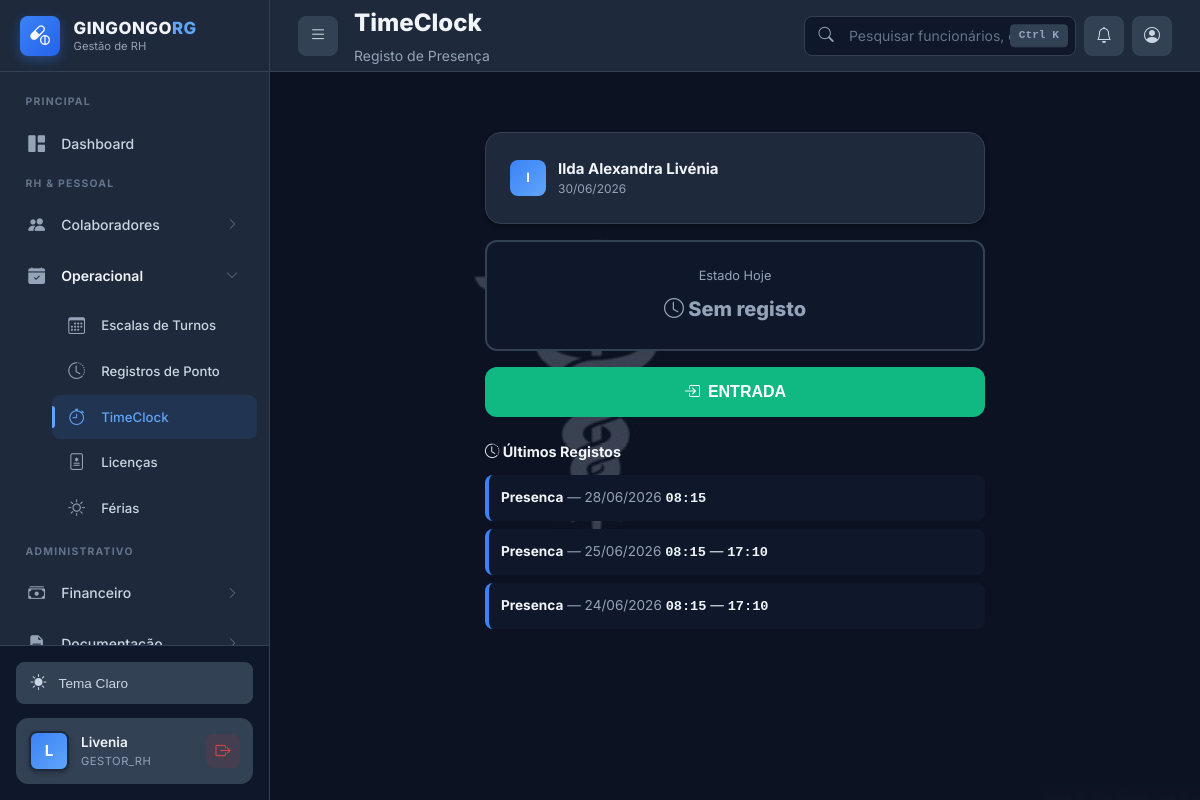
Page /timeclock.php (signed in) on the committed database.
### tables this page shows
CREATE TABLE IF NOT EXISTS funcionarios (
    id INT AUTO_INCREMENT PRIMARY KEY,
    nome_completo VARCHAR(200) NOT NULL,
    bi VARCHAR(30) NOT NULL UNIQUE,
    data_nascimento DATE NOT NULL,
    sexo ENUM('M', 'F', 'Outro') NOT NULL,
    telefone VARCHAR(20),
    email VARCHAR(100),
    endereco TEXT,

     
    departamento_id INT NOT NULL,
    cargo_id INT NOT NULL,
    data_admissao DATE NOT NULL,
    data_demissao DATE NULL,
    tipo_contrato ENUM('Tempo_Indeterminado', 'Tempo_Determinado', 'Estagio', 'Temporario') DEFAULT 'Tempo_Indeterminado',
    status ENUM('ativo', 'ferias', 'afastado', 'demitido') DEFAULT 'ativo',

     
    salario_atual DECIMAL(10, 2) NOT NULL,
    banco VARCHAR(100),
    agencia VARCHAR(20),
    conta VARCHAR(30),
    iban VARCHAR(50) NULL,
    nif_angolano VARCHAR(20) NULL,
    foto VARCHAR(500) NULL,
    
     
    usuario_id INT NULL,
    
     
    created_at TIMESTAMP DEFAULT CURRENT_TIMESTAMP,
    updated_at TIMESTAMP DEFAULT CURRENT_TIMESTAMP ON UPDATE CURRENT_TIMESTAMP,
    
     
    FOREIGN KEY (departamento_id) REFERENCES departamentos(id) ON DELETE RESTRICT,
    FOREIGN KEY (cargo_id) REFERENCES cargos(id) ON DELETE RESTRICT,
    FOREIGN KEY (usuario_id) REFERENCES usuarios(id) ON DELETE SET NULL,
    
     
    INDEX idx_bi (bi),
    INDEX idx_nome (nome_completo),
    INDEX idx_status (status),
    INDEX idx_departamento (departamento_id),
    INDEX idx_cargo (cargo_id),
    INDEX idx_data_admissao (data_admissao)
);

CREATE TABLE IF NOT EXISTS usuarios (
    id INT AUTO_INCREMENT PRIMARY KEY,
    username VARCHAR(50) NOT NULL UNIQUE,
    password_hash VARCHAR(255) NOT NULL,
    nome VARCHAR(200) NULL,
    email VARCHAR(100) NULL,
    foto VARCHAR(500) NULL,
    tipo_acesso ENUM('super_admin', 'admin', 'gestor_rh', 'funcionario_rh', 'lider_farmaceutico', 'funcionario') NOT NULL DEFAULT 'funcionario',
    ativo BOOLEAN DEFAULT TRUE,
    ultimo_login TIMESTAMP NULL,
    created_at TIMESTAMP DEFAULT CURRENT_TIMESTAMP,
    updated_at TIMESTAMP DEFAULT CURRENT_TIMESTAMP ON UPDATE CURRENT_TIMESTAMP,
    INDEX idx_username (username),
    INDEX idx_tipo_acesso (tipo_acesso),
    INDEX idx_ativo (ativo)
);

CREATE TABLE IF NOT EXISTS registros_ponto (
    id INT AUTO_INCREMENT PRIMARY KEY,
    funcionario_id INT NOT NULL,
    data DATE NOT NULL,
    hora_entrada TIME,
    hora_saida TIME,
    tipo ENUM('presenca', 'falta_justificada', 'falta_injustificada', 'atestado', 'ferias') DEFAULT 'presenca',
    justificativa TEXT,
    horas_trabalhadas DECIMAL(4, 2) AS (
        CASE 
            WHEN hora_entrada IS NOT NULL AND hora_saida IS NOT NULL 
            THEN TIMESTAMPDIFF(MINUTE, hora_entrada, hora_saida) / 60.0
            ELSE 0
        END
    ) STORED,
    
    created_at TIMESTAMP DEFAULT CURRENT_TIMESTAMP,
    updated_at TIMESTAMP DEFAULT CURRENT_TIMESTAMP ON UPDATE CURRENT_TIMESTAMP,
    
    FOREIGN KEY (funcionario_id) REFERENCES funcionarios(id) ON DELETE CASCADE,
    
    UNIQUE KEY unique_funcionario_data (funcionario_id, data),
    INDEX idx_data (data),
    INDEX idx_tipo (tipo),
    INDEX idx_funcionario_data (funcionario_id, data)
);

### public/timeclock.php (the view, shortened to what this page needs)
<?php
$auth = new Auth();
$auth->requireAuth();
$userId = $auth->getUserId();
$db = Database::getInstance()->getConnection();
$stmt = $db->prepare("SELECT f.*, u.id as user_id, u.tipo_acesso FROM funcionarios f JOIN usuarios u ON f.usuario_id = u.id WHERE u.id = ?");
$stmt->execute([$userId]);
$employee = $stmt->fetch();
$today = date('Y-m-d');
$stmt = $db->prepare("SELECT * FROM registros_ponto WHERE funcionario_id = ? AND data = ?");
$stmt->execute([$employee['id'], $today]);
$todayRecord = $stmt->fetch();
$stmt = $db->prepare("SELECT * FROM registros_ponto WHERE funcionario_id = ? ORDER BY data DESC, hora_entrada DESC LIMIT 5");
$stmt->execute([$employee['id']]);
$recent_logs = $stmt->fetchAll();
?>
<!DOCTYPE html>
<html lang="pt-BR">
<head>
    <link rel="stylesheet" href="https://cdn.jsdelivr.net/npm/bootstrap-icons@1.11.3/font/bootstrap-icons.min.css">
    <link rel="stylesheet" href="css/style-2026.css">
</head>
<body class="dashboard-body">
    <div class="app-wrapper">
        <?php include 'includes/sidebar.php'; ?>
        <div class="main-area" id="mainArea">
            <?php include 'includes/topbar.php'; ?>
            <div class="content-body">
                <div class="tc-container">
                    <div class="card mb-3">
                        <div class="card-body">
                            <div style="display: flex; align-items: center; gap: 0.75rem;">
                                <div class="user-avatar-sm"><?php echo strtoupper(substr($employee['nome_completo'], 0, 1)); ?></div>
                                <div>
                                    <strong><?php echo htmlspecialchars($employee['nome_completo']); ?></strong>
                                    <div style="font-size: 0.75rem; color: var(--text-muted);"><?php echo date('d/m/Y'); ?></div>
                                </div>
                            </div>
                        </div>
                    </div>
                    <?php if ($todayRecord): ?>
                        <div class="tc-status <?php echo $todayRecord['hora_saida'] ? 'saida' : 'entrada'; ?>">
                            <div style="font-size: 0.8rem; color: var(--text-muted); margin-bottom: 0.5rem;">Estado Hoje</div>
                            <div style="font-size: 1.25rem; font-weight: 800;">
                                <?php if ($todayRecord['hora_saida']): ?>
                                    <i class="bi bi-check-circle-fill" style="color: var(--success);"></i>
                                    Jornada Completa
                                <?php else: ?>
                                    <i class="bi bi-clock-fill" style="color: var(--warning);"></i>
                                    Em curso
                                <?php endif; ?>
                            </div>
                            <div style="font-size: 0.85rem; margin-top: 0.5rem; color: var(--text-secondary);">
                                Entrada: <span class="tc-log-time"><?php echo date('H:i', strtotime($todayRecord['hora_entrada'])); ?></span>
                                <?php if ($todayRecord['hora_saida']): ?>
                                    · Saída: <span class="tc-log-time"><?php echo date('H:i', strtotime($todayRecord['hora_saida'])); ?></span>
                                <?php endif; ?>
                            </div>
                        </div>
                    <?php else: ?>
                        <div class="tc-status neutral">
                            <div style="font-size: 0.8rem; color: var(--text-muted); margin-bottom: 0.5rem;">Estado Hoje</div>
                            <div style="font-size: 1.25rem; font-weight: 800; color: var(--text-muted);">
                                <i class="bi bi-clock"></i> Sem registo
                            </div>
                        </div>
                    <?php endif; ?>
                    <?php if (!$todayRecord || (!$todayRecord['hora_entrada'])): ?>
                        <button class="tc-btn entrada" id="btnEntrada" onclick="baterPonto('entrada')">
                            <i class="bi bi-box-arrow-in-right"></i> ENTRADA
                        </button>
                    <?php elseif (!$todayRecord['hora_saida']): ?>
                        <button class="tc-btn saida" id="btnSaida" onclick="baterPonto('saida')">
                            <i class="bi bi-box-arrow-right"></i> SAÍDA
                        </button>
                    <?php else: ?>
                        <button class="tc-btn entrada" disabled>
                            <i class="bi bi-check-circle"></i> PONTO REGISTADO HOJE
                        </button>
                    <?php endif; ?>
                    <?php if (!empty($recent_logs)): ?>
                        <h4 style="font-size: 0.9rem; font-weight: 700; margin: 1.5rem 0 0.75rem;"><i class="bi bi-clock-history"></i> Últimos Registos</h4>
                        <?php foreach ($recent_logs as $log): ?>
                            <div class="tc-log">
                                <strong><?php echo htmlspecialchars(ucfirst($log['tipo'])); ?></strong>
                                <span style="color: var(--text-muted);"> — <?php echo date('d/m/Y', strtotime($log['data'])); ?></span>
                                <span class="tc-log-time"><?php echo date('H:i', strtotime($log['hora_entrada'])); ?></span>
                                <?php if ($log['hora_saida']): ?>
                                    <span> — </span>
                                    <span class="tc-log-time"><?php echo date('H:i', strtotime($log['hora_saida'])); ?></span>
                                <?php endif; ?>
                            </div>
                        <?php endforeach; ?>
                    <?php endif; ?>
                </div>
            </div>
        </div>
    </div>
</body>
</html>

### public/includes/sidebar.php (shortened to what this page needs)
<?php
if (!isset($user)) {
    if (isset($_SESSION['username'])) {
        $user = [
            'username' => $_SESSION['username'],
            'role' => $_SESSION['tipo_acesso'] ?? 'funcionario',
            'id' => $_SESSION['user_id'] ?? null
        ];
    } else {
        $user = [
            'username' => 'Visitante',
            'role' => 'funcionario',
            'id' => null
        ];
    }
}
$currentPage = basename($_SERVER['PHP_SELF']);
$isAdmin = ($user['role'] !== 'funcionario');
function rg_is_active($page) {
    global $currentPage;
    return $currentPage === $page ? 'active' : '';
}
function rg_is_sub_active($pages) {
    global $currentPage;
    return in_array($currentPage, (array)$pages);
}
?>
<aside class="sidebar" id="sidebar">
    <div class="sidebar-header">
<div class="logo-mark">
    <i class="bi bi-capsule-pill"></i>
</div>
        <div class="logo-text">
            <span class="brand">GINGONGO<span class="brand-accent">RG</span></span>
            <span class="tagline">Gestão de RH</span>
        </div>
    </div>
    <nav class="sidebar-nav">
        <ul style="list-style:none; padding:0; margin:0;">
            <?php if ($isAdmin): ?>
            <li class="nav-section">
                <span class="nav-label">Principal</span>
            </li>
            <li class="nav-item <?php echo rg_is_active('dashboard.php'); ?>">
                <a href="dashboard.php" class="nav-link">
                    <i class="bi bi-grid-1x2-fill"></i>
                    <span class="nav-text">Dashboard</span>
                </a>
            </li>
            <li class="nav-section">
                <span class="nav-label">RH & Pessoal</span>
            </li>
            <li class="nav-item has-submenu <?php echo rg_is_sub_active(['funcionarios.php', 'departamentos.php', 'cargos.php', 'usuarios.php', 'admissao.php', 'editar_funcionario.php']) ? 'expanded' : ''; ?>">
                <a href="#" class="nav-link">
                    <i class="bi bi-people-fill"></i>
                    <span class="nav-text">Colaboradores</span>
                    <i class="bi bi-chevron-right nav-arrow"></i>
                </a>
            </li>
            <li class="nav-item has-submenu <?php echo rg_is_sub_active(['escalas.php', 'pontos.php', 'licencas.php', 'ferias.php', 'advertencias.php', 'timeclock.php']) ? 'expanded' : ''; ?>">
                <a href="#" class="nav-link">
                    <i class="bi bi-calendar-check-fill"></i>
                    <span class="nav-text">Operacional</span>
                    <i class="bi bi-chevron-right nav-arrow"></i>
                </a>
                <ul class="submenu">
                    <li class="nav-item"><a href="escalas.php" class="nav-link <?php echo rg_is_active('escalas.php'); ?>"><i class="bi bi-calendar3"></i><span class="nav-text">Escalas de Turnos</span></a></li>
                    <li class="nav-item"><a href="pontos.php" class="nav-link <?php echo rg_is_active('pontos.php'); ?>"><i class="bi bi-clock-history"></i><span class="nav-text">Registros de Ponto</span></a></li>
                    <li class="nav-item"><a href="timeclock.php" class="nav-link <?php echo rg_is_active('timeclock.php'); ?>"><i class="bi bi-stopwatch"></i><span class="nav-text">TimeClock</span></a></li>
                    <li class="nav-item"><a href="licencas.php" class="nav-link <?php echo rg_is_active('licencas.php'); ?>"><i class="bi bi-file-medical"></i><span class="nav-text">Licenças</span></a></li>
                    <li class="nav-item"><a href="ferias.php" class="nav-link <?php echo rg_is_active('ferias.php'); ?>"><i class="bi bi-sun"></i><span class="nav-text">Férias</span></a></li>
                </ul>
            </li>
            <li class="nav-section">
                <span class="nav-label">Administrativo</span>
            </li>
            <li class="nav-item has-submenu <?php echo rg_is_sub_active(['folha.php', 'beneficios.php', 'recibo_salario.php']) ? 'expanded' : ''; ?>">
                <a href="#" class="nav-link">
                    <i class="bi bi-cash-stack"></i>
                    <span class="nav-text">Financeiro</span>
                    <i class="bi bi-chevron-right nav-arrow"></i>
                </a>
            </li>
            <li class="nav-item has-submenu <?php echo rg_is_sub_active(['documentos.php', 'comunicados.php', 'uniformes.php']) ? 'expanded' : ''; ?>">
                <a href="#" class="nav-link">
                    <i class="bi bi-file-earmark-text-fill"></i>
                    <span class="nav-text">Documentação</span>
                    <i class="bi bi-chevron-right nav-arrow"></i>
                </a>
            </li>
            <?php endif; ?>
        </ul>
    </nav>
    <div class="sidebar-footer">
        <button id="themeToggle" class="theme-toggle" title="Alternar tema">
            <i class="bi bi-sun-fill"></i>
            <span class="theme-text">Tema Claro</span>
        </button>
        <div class="user-card">
            <div class="user-avatar">
                <?php echo strtoupper(substr($user['username'], 0, 1)); ?>
            </div>
            <div class="user-info">
                <div class="user-name"><?php echo htmlspecialchars(ucfirst($user['username'])); ?></div>
                <div class="user-role"><?php echo htmlspecialchars($user['role']); ?></div>
            </div>
            <a href="logout.php" class="user-logout" title="Sair">
                <i class="bi bi-box-arrow-right"></i>
            </a>
        </div>
    </div>
</aside>

### public/timeclock.php (style rules this page uses)
.tc-container { max-width: 500px; margin: 2rem auto; }
.tc-status { padding: 1.5rem; border-radius: var(--radius); text-align: center; margin-bottom: 1rem; }
.tc-status.neutral { background: var(--bg-body); border: 2px solid var(--border-color); }
.tc-btn { width: 100%; padding: 1rem; font-size: 1rem; font-weight: 700; border: none; border-radius: var(--radius); cursor: pointer; transition: var(--transition); margin-bottom: 0.5rem; display: flex; align-items: center; justify-content: center; gap: 0.5rem; }
.tc-btn.entrada { background: var(--success); color: #fff; }
.tc-log { padding: 0.75rem; margin-bottom: 0.5rem; background: var(--bg-body); border-left: 4px solid var(--primary); border-radius: var(--radius-sm); font-size: 0.85rem; }
.tc-log-time { font-family: var(--font-mono); font-weight: 600; }

### rows in the picture
funcionarios: usuario.tipo_acesso "GESTOR_RH", nome_completo "I", nome_completo "Ilda Alexandra Livénia"
registros_ponto: tipo "Presenca", data "28/06/2026", hora_entrada "08:15"
registros_ponto: tipo "Presenca", data "25/06/2026", hora_entrada "08:15", hora_saida "17:10"
registros_ponto: tipo "Presenca", data "24/06/2026", hora_entrada "08:15", hora_saida "17:10"

### other values in the picture
substr($user['username'], 0, 1) "L"
$user['username'] "Livenia"
$pageTitle "TimeClock"
$pageSubtitle "Registo de Presença"
